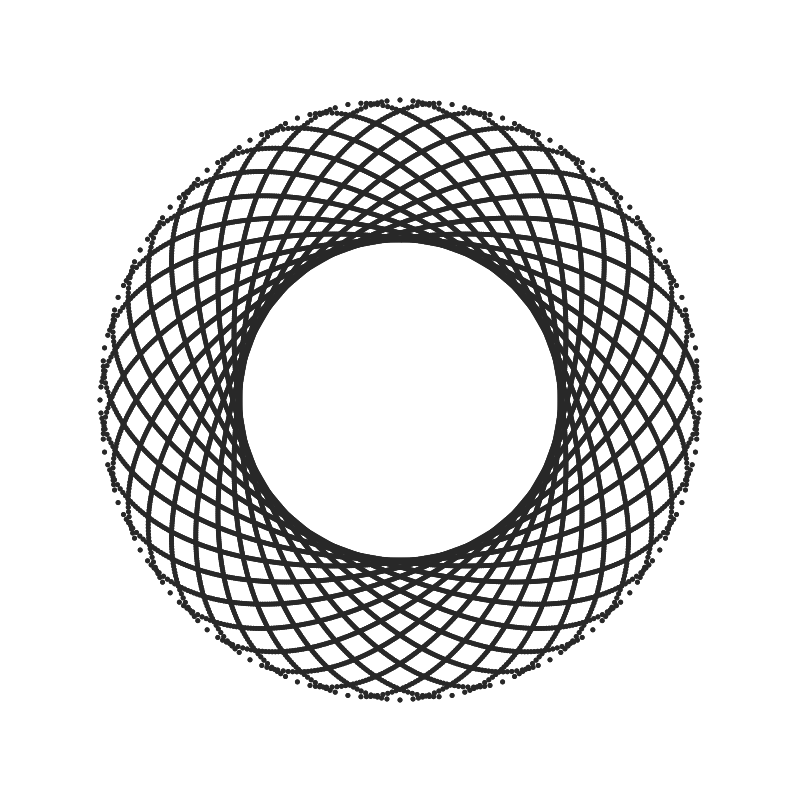
Frame 1 (no input)
Frame 60 (the mouse pressed at the canvas centre just before this capture): identical to frame 1, image omitted
Frame 120 (the mouse held since frame 60 and released just before this capture): identical to frame 1, image omitted

The Processing sketch that drew this single still picture (run headless with seeded random() and noise(); from frame 60 on, the mouse is pressed at the canvas centre):

// Processing sketch: EllipseMove
// ── EllipseMove.pde
float bigSemiAxis = 300;
float littleSemiAxis = 160;
float startX;
float startY;
Vector dir = new Vector(0, -littleSemiAxis);
Vector rotatedDir = dir;
float step = 2;
float compStep = 1;
float angle = 0; // angle to rotate axis to in degrees
float angleInc = 10; // value to increment the angle by when ellipse is drawn
int directionSwitched = 0;
int numOfCycles = 360/ (int)angleInc;

void setup()
{
  size(800, 800);
  background(255);
  noStroke();
  startX = width / 2;
  startY = height / 2 - littleSemiAxis;
  
  //fill(255);
  //stroke(255, 0, 0);
  //ellipse(width/2, height/2, 2*bigSemiAxis, 2*littleSemiAxis); // ellipse to move over
  noStroke();
  
  while (numOfCycles > 0)
  {
  calcCoords();
  fill(40, 40, 40);
  ellipse(width/2 + rotatedDir.x, height/2 + rotatedDir.y, 5, 5); // moving ellipse
  }
}

void draw()
{
  // ************ uncomment to see smooth drawing ************
  //background(255);
  //calcCoords();
  //noStroke();
  //fill(40, 40, 40);
  //ellipse(width/2 + rotatedDir.x, height/2 + rotatedDir.y, 10, 10); // moving ellipse
  // ************ uncomment above to see smooth drawing ************
  
  
  //ellipse();
}

void calcCoords()
{
  if (abs(dir.x) == bigSemiAxis ) 
  { 
    step = -step; 
    compStep = -compStep; 
    directionSwitched++; 
  }
  
  if (dir.x + step + 4 >= bigSemiAxis || dir.x + step - 4 <= -bigSemiAxis)
  {
    if (dir.x + compStep > bigSemiAxis)
      dir.x = bigSemiAxis;
    else if (dir.x + compStep < -bigSemiAxis)
      dir.x = -bigSemiAxis;
    else
      dir.x += compStep;
  }
  else
    dir.x += step;
  dir.y = sqrt(sq(littleSemiAxis) * (1 - sq(dir.x)/sq(bigSemiAxis)));
  if (step > 0) dir.y = -dir.y;
  
  if (directionSwitched == 2 && dir.x > 0) 
  { 
    angle+=angleInc; 
    directionSwitched = 0;
    numOfCycles--;
  }
  rotatedDir = dir.rotate(angle);
}
// ── VectorLib.pde
class Vector
{
  public
    float x,y;
  
  Vector(float x, float y)
  {
    this.x = x;
    this.y = y;
  }
  public String toString() { return "(" + this.x + ", " + this.y + ")";}
  public float len() { return sqrt(sq(this.x) + sq(this.y)); }
  public Vector copy(Vector v) { return new Vector(v.x, v.y); }
  public Vector mult(float factor) { return new Vector(this.x * factor, this.y * factor); }
  public Vector add(Vector v) { return new Vector(this.x + v.x, this.y + v.y); }
  public Vector sub(Vector v) { return new Vector(this.x - v.x, this.y - v.y); }
  public Vector normal1() { return new Vector(this.y, -this.x); }
  public Vector normal2() { return new Vector(-this.y, this.x); }
  public Vector rotate(float angle) { return  new Vector(
                                                        this.x * cos(radians(angle)) - this.y * sin(radians(angle)), 
                                                        this.x * sin(radians(angle)) + this.y * cos(radians(angle))
                                                        ); 
                                    }
  
}
